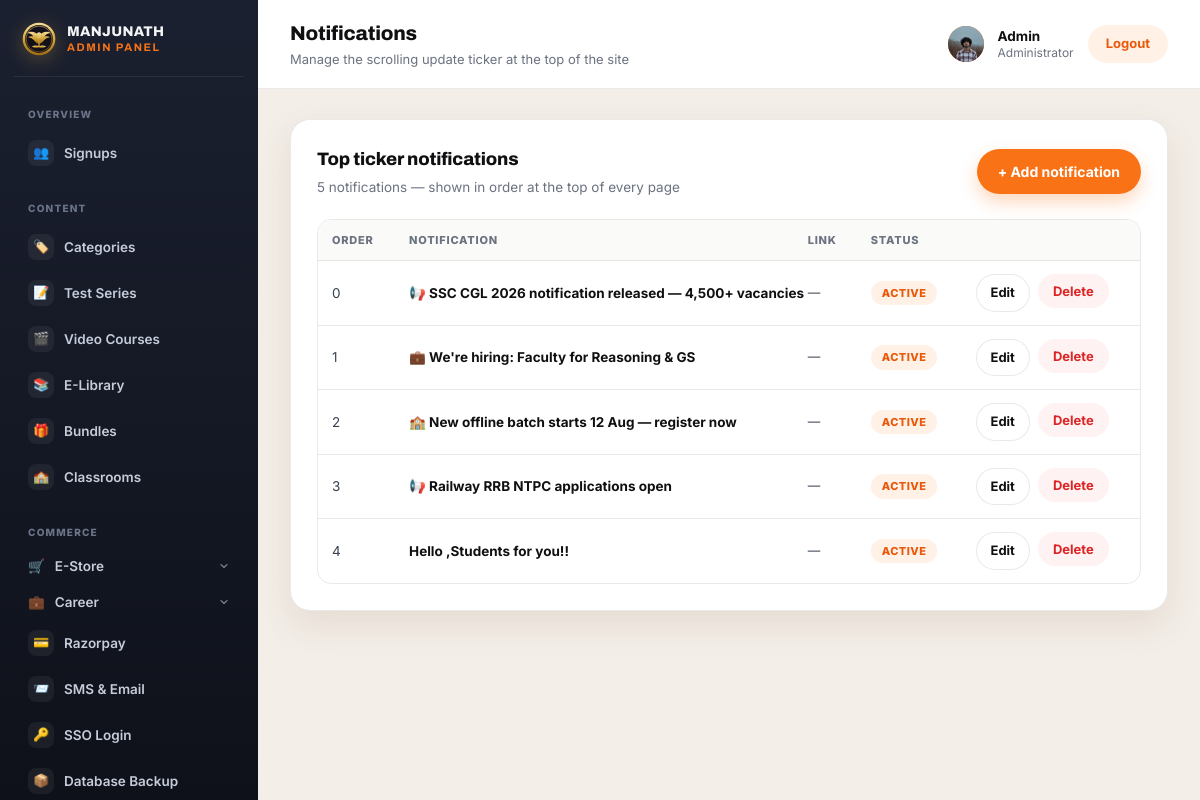
Screenshot of /panel/customization/notifications/ (signed in) with the database file from the repository.
### myapp/models.py (models this page shows, shortened)
class CustomUser(AbstractBaseUser, PermissionsMixin):
    GENDER_CHOICES = [
        ('male', 'Male'),
        ('female', 'Female'),
        ('other', 'Other'),
    ]
    name = models.CharField(max_length=150)
    email = models.EmailField(unique=True)
    number = models.CharField(max_length=15)
    age = models.PositiveIntegerField(null=True, blank=True)
    gender = models.CharField(max_length=10, choices=GENDER_CHOICES, blank=True)
    state = models.CharField(max_length=100, blank=True)
    city = models.CharField(max_length=100, blank=True)
    profile_picture = models.ImageField(upload_to='profile_pictures/', blank=True, null=True)
    is_active = models.BooleanField(default=True)
    is_staff = models.BooleanField(default=False)
    date_joined = models.DateTimeField(auto_now_add=True)
    objects = CustomUserManager()
    USERNAME_FIELD = 'email'
    REQUIRED_FIELDS = ['name', 'number']

class Notification(models.Model):
    order = models.PositiveIntegerField(default=0)
    text = models.CharField(max_length=200, help_text='Short scrolling line, e.g. "SSC CGL 2026 notification released — 4,500+ vacancies"')
    detail = models.TextField(blank=True, help_text='Longer text shown in the popup when a student taps this notification')
    link = models.URLField(blank=True, help_text='Official link (apply page, PDF, etc). Shown as a button in the popup.')
    is_active = models.BooleanField(default=True)
    created_at = models.DateTimeField(auto_now_add=True)
    class Meta:
        ordering = ['order', '-created_at']

### myapp/views.py (the view)
# urls.py: path('panel/customization/notifications/', views.panel_notification_list, name='panel_notification_list'),
@login_required(login_url='login')
@user_passes_test(_is_staff, login_url='login')
def panel_notification_list(request):
    notifications = Notification.objects.all()
    return render(request, 'myapp/panel/notification_list.html', {'notifications': notifications})

### myapp/context_processors.py (called while the page is built)
def site_settings(request):
    return {
        'site_settings': SiteSettings.load(),
        'top_notifications': Notification.objects.filter(is_active=True),
        'chatbot_settings': ChatbotSettings.load(),
        'chatbot_questions': ChatbotQuestion.objects.filter(is_active=True),
        'hero': HeroSection.load(),
        'daily_current_card': DailyUpdateCard.load(DailyUpdateCard.CURRENT_AFFAIRS),
        'daily_news_card': DailyUpdateCard.load(DailyUpdateCard.DAILY_NEWS),
        'pwa_settings': PWASettings.load(),
        'sso_settings': SSOSettings.load(),
    }

### myapp/models.py (called while the page is built)
    @classmethod
    def load(cls):
        obj, _ = cls.objects.get_or_create(pk=1)
        return obj

    @classmethod
    def load(cls):
        obj, _ = cls.objects.get_or_create(pk=1)
        return obj

    @classmethod
    def load(cls):
        obj, _ = cls.objects.get_or_create(pk=1)
        return obj

    @classmethod
    def load(cls, key):
        obj, _ = cls.objects.get_or_create(key=key, defaults={'key': key, **cls.DEFAULTS[key]})
        return obj

    @classmethod
    def load(cls):
        obj, _ = cls.objects.get_or_create(pk=1)
        return obj

    @classmethod
    def load(cls):
        obj, _ = cls.objects.get_or_create(pk=1)
        return obj

### myapp/views.py (called while the page is built)
def _is_staff(user):
    return user.is_authenticated and user.is_staff

### myapp/templates/myapp/panel/notification_list.html (shortened to what this page needs)
{% extends "myapp/panel/base.html" %}
{% block page_title %}Notifications{% endblock %}
{% block page_sub %}Manage the scrolling update ticker at the top of the site{% endblock %}
{% block content %}
<div class="panel-card">
  <div class="panel-card-head">
    <div>
      <h2>Top ticker notifications</h2>
      <p>{{ notifications|length }} notification{{ notifications|length|pluralize }} — shown in order at the top of every page</p>
    </div>
    <a class="btn btn-primary" href="{% url 'panel_notification_add' %}">+ Add notification</a>
  </div>
  {% if notifications %}
    <div class="panel-table-wrap">
      <table class="panel-table">
        <thead>
          <tr>
            <th>Order</th>
            <th>Notification</th>
            <th>Link</th>
            <th>Status</th>
            <th></th>
          </tr>
        </thead>
        <tbody>
          {% for notification in notifications %}
          <tr>
            <td>{{ notification.order }}</td>
            <td class="notif-cell">
              <div class="notif-text-cell">{{ notification.text }}</div>
            </td>
            <td class="notif-link-cell">{{ notification.link|default:"—" }}</td>
            <td>{% if notification.is_active %}<span class="panel-badge">Active</span>{% else %}<span class="panel-badge panel-badge-muted">Hidden</span>{% endif %}</td>
            <td>
              <div class="notif-actions">
                <a class="btn btn-ghost btn-sm" href="{% url 'panel_notification_edit' notification.pk %}">Edit</a>
                <form method="post" action="{% url 'panel_notification_delete' notification.pk %}" onsubmit="return confirm('Delete this notification?');">
                  <button type="submit" class="btn btn-danger btn-sm">Delete</button>
                </form>
              </div>
            </td>
          </tr>
          {% endfor %}
        </tbody>
      </table>
    </div>
  {% else %}
    <p class="panel-empty"><span class="panel-empty-ico">📢</span>No notifications yet — the ticker bar will be empty on the site.</p>
  {% endif %}
</div>
{% endblock %}

### myapp/templates/myapp/panel/base.html (shortened to what this page needs)
<!DOCTYPE html>
<html lang="en">
<head>
</head>
<body>
<div class="panel-shell">
  <aside class="panel-sidebar" id="panelSidebar">
    <div class="panel-brand">
      <span class="panel-crest" aria-hidden="true">
      </span>
      <span class="panel-brand-text"><span>MANJUNATH</span><span>Admin Panel</span></span>
    </div>
    <nav class="panel-nav">
      <p class="panel-nav-label">Overview</p>
      <a class="{% block nav_signups %}{% endblock %}" href="{% url 'panel_signups' %}">
        <span class="panel-nav-ico">👥</span> Signups
      </a>
      <p class="panel-nav-label">Content</p>
      <a class="{% block nav_categories %}{% endblock %}" href="{% url 'panel_category_list' %}">
        <span class="panel-nav-ico">🏷️</span> Categories
      </a>
      <a class="{% if course_type == 'test_series' %}is-active{% endif %}" href="{% url 'panel_course_list' 'test_series' %}">
        <span class="panel-nav-ico">📝</span> Test Series
      </a>
      <a class="{% if course_type == 'video_course' %}is-active{% endif %}" href="{% url 'panel_course_list' 'video_course' %}">
        <span class="panel-nav-ico">🎬</span> Video Courses
      </a>
      <a class="{% if course_type == 'elibrary' %}is-active{% endif %}" href="{% url 'panel_course_list' 'elibrary' %}">
        <span class="panel-nav-ico">📚</span> E-Library
      </a>
      <a class="{% block nav_bundles %}{% endblock %}" href="{% url 'panel_bundle_list' %}">
        <span class="panel-nav-ico">🎁</span> Bundles
      </a>
      <a class="{% block nav_classrooms %}{% endblock %}" href="{% url 'panel_classroom_list' %}">
        <span class="panel-nav-ico">🏫</span> Classrooms
      </a>
      <p class="panel-nav-label">Commerce</p>
      <div class="panel-nav-group {% block nav_store_open %}{% endblock %}">
        <button type="button" class="panel-nav-group-toggle {% block nav_store %}{% endblock %}">
          <span class="panel-nav-ico">🛒</span> E-Store
          <svg class="panel-nav-group-caret" viewBox="0 0 24 24" width="12" height="12" aria-hidden="true"><path d="m6 9 6 6 6-6" fill="none" stroke="currentColor" stroke-width="2.2" stroke-linecap="round" stroke-linejoin="round"/></svg>
        </button>
      </div>
      <div class="panel-nav-group {% block nav_career_open %}{% endblock %}">
        <button type="button" class="panel-nav-group-toggle {% block nav_career %}{% endblock %}">
          <span class="panel-nav-ico">💼</span> Career
          <svg class="panel-nav-group-caret" viewBox="0 0 24 24" width="12" height="12" aria-hidden="true"><path d="m6 9 6 6 6-6" fill="none" stroke="currentColor" stroke-width="2.2" stroke-linecap="round" stroke-linejoin="round"/></svg>
        </button>
      </div>
      <a class="{% block nav_razorpay %}{% endblock %}" href="{% url 'panel_razorpay_settings' %}">
        <span class="panel-nav-ico">💳</span> Razorpay
      </a>
      <a class="{% block nav_sms_email %}{% endblock %}" href="{% url 'panel_notification_provider_settings' %}">
        <span class="panel-nav-ico">📨</span> SMS &amp; Email
      </a>
      <a class="{% block nav_sso %}{% endblock %}" href="{% url 'panel_sso_settings' %}">
        <span class="panel-nav-ico">🔑</span> SSO Login
      </a>
      <a class="{% block nav_dropbox %}{% endblock %}" href="{% url 'panel_dropbox_settings' %}">
        <span class="panel-nav-ico">📦</span> Database Backup
      </a>
    </nav>
  </aside>
  <div class="panel-main">
    <header class="panel-topbar">
      <div class="panel-topbar-left">
        <div id="panelPageTitle">
          <h1>{% block page_title %}Admin Panel{% endblock %}</h1>
          <p class="panel-topbar-sub">{% block page_sub %}{% endblock %}</p>
        </div>
      </div>
      <div class="panel-user">
        {% if user.profile_picture %}
          <img class="panel-user-avatar" src="{{ user.profile_picture.url }}" alt="">
        {% else %}
          <span class="panel-user-avatar">{{ user.name|default:user.email|first|upper }}</span>
        {% endif %}
        <span class="panel-user-info">
          <strong>{{ user.name|default:user.email }}</strong>
          <span>Administrator</span>
        </span>
        <a class="panel-logout" href="{% url 'logout' %}">Logout</a>
      </div>
    </header>
    <main class="panel-content" id="panelContent">
      {% block content %}{% endblock %}
    </main>
  </div>
</div>
</body>
</html>

### rows the page displays
CustomUser: profile_picture (picture), name "Admin"
Notification: order "0", text "📢 SSC CGL 2026 notification released — 4,500+ vacancies", link "—", is_active "ACTIVE"
Notification: order "1", text "💼 We're hiring: Faculty for Reasoning & GS", link "—", is_active "ACTIVE"
Notification: order "2", text "🏫 New offline batch starts 12 Aug — register now", link "—", is_active "ACTIVE"
Notification: order "3", text "📢 Railway RRB NTPC applications open", link "—", is_active "ACTIVE"
Notification: order "4", text "Hello ,Students for you!!", link "—", is_active "ACTIVE"

### other values shown
{{ notifications|length }} "5"
